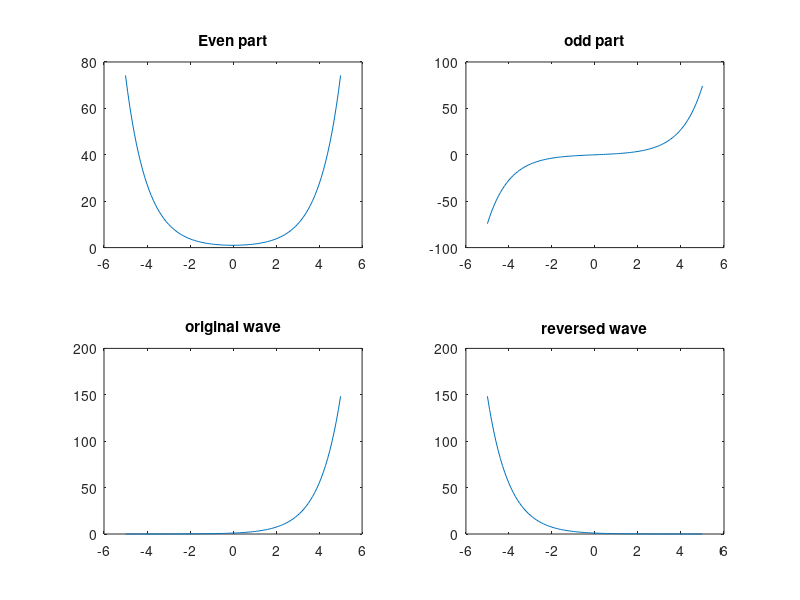
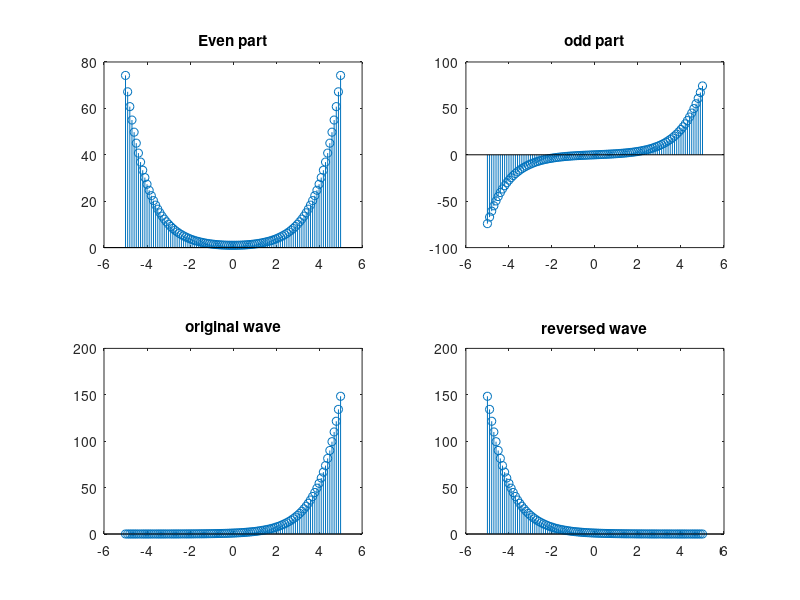

Source code (MATLAB) for these figures, in order:
clc; close all; clear;
%%% Even & odd signals  %%%

x = -5:.1:5;



y1 = exp(x);   %   original signal
y2 = exp(-x); %   reversed signal

ev = (y1 + y2)/2;       %   even part
od = (y1 - y2)/2;       %   odd part



figure
%   continous time
subplot(2,2,1), plot(x,ev);
title('Even part');
subplot(2,2,2), plot(x,od)
title('odd part');

subplot(2,2,3), plot(x,y1)
title('original wave');

subplot(2,2,4), plot(x,y2)
title('reversed wave');

figure
%   discrete time

subplot(2,2,1), stem(x,ev);
title('Even part');
subplot(2,2,2), stem(x,od)
title('odd part');

subplot(2,2,3), stem(x,y1)
title('original wave');

subplot(2,2,4), stem(x,y2)
title('reversed wave');




